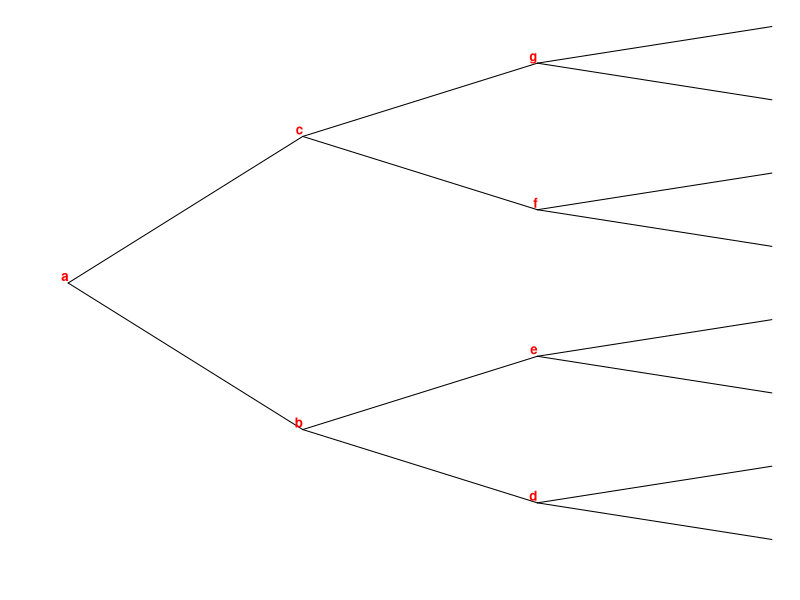
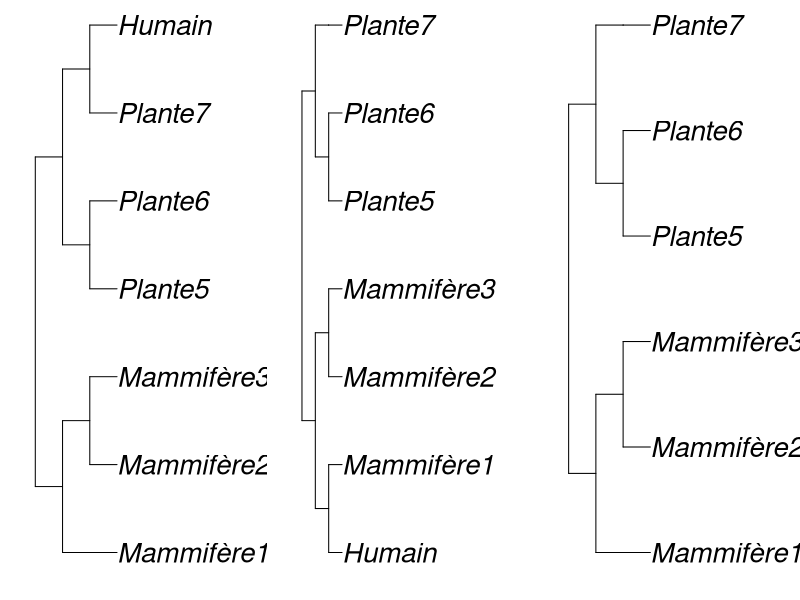
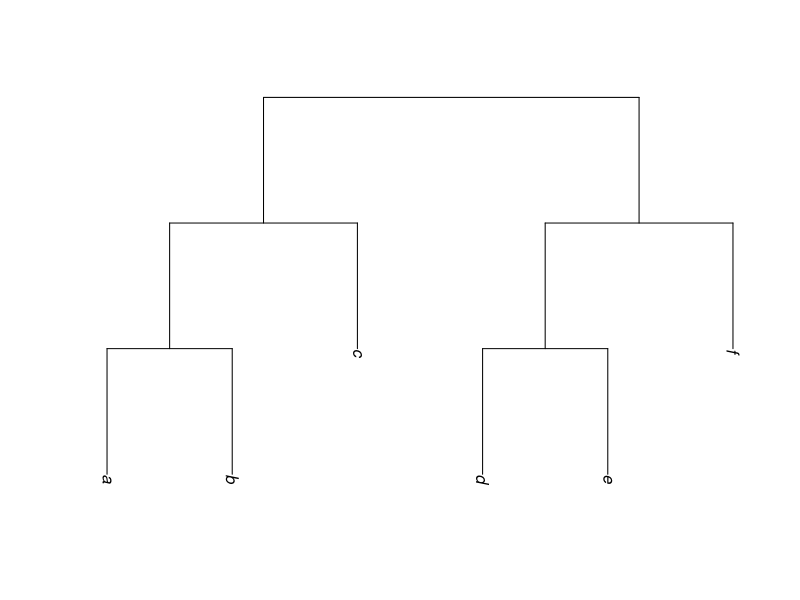

The R script that drew these images, in order: (Note: this script raises an error after producing the figures.)
library(ape)
library(dplyr)
par(xpd = TRUE, mar = c(2, 2, 0.3, 0))

# Arbre équilibré ####
layout(matrix(c(1),1,1))
a = stree(8, "b")
a$edge.length = rep(1, length(a$tip.label)*2-2)
a$node.label = c("a","b","d","e","c","f","g")

plot.phylo(a, "c", show.node.label = F, show.tip.label = F)
nodelabels(a$node.label, adj = c(1,-0.2), frame = "n", cex = 0.8, font = 2, col="red")
ape::write.tree(a)

# Exemple humain:plante ####
layout(matrix(c(1,2,3),1,3))

a = read.tree(text = "(((Mammifère1:1.0):1.0,(Mammifère2:1.0,Mammifère3:1.0):1.0):1.0,((Plante5:1.0,Plante6:1.0):1.0,(Plante7:1.0,Humain: 1.0):1.0):1.0);")
b = read.tree(text = "(((Humain: 1.0,Mammifère1:1.0):1.0,(Mammifère2:1.0,Mammifère3:1.0):1.0):1.0,((Plante5:1.0,Plante6:1.0):1.0,(Plante7:1.0):1.0):1.0);")
c = read.tree(text = "(((Mammifère1:1.0):1.0,(Mammifère2:1.0,Mammifère3:1.0):1.0):1.0,((Plante5:1.0,Plante6:1.0):1.0,(Plante7:1.0):1.0):1.0);")

plot.phylo(a, show.node.label = F, cex = 2.5)
plot(b, cex = 2.5)
plot(c, cex = 2.5)

# Exemple MAST KAST ####
# Arbres de départ

layout(matrix(c(1),1,1))
a = read.tree(text = "(((a:1,b:1):1,c:1):1,((d:1,e:1):1,f:1):1);")
b = read.tree(text = "(((a:1,c:1):1,b:1):1,((d:1,e:1):1,f:1):1);")

png("./graphes/kast_a1.png", width = 350, height = 550)
plot(a, direction = "downwards")
makeNodeLabel(phy = a, method = c("1","2","3","4","5"))
tiplabels(a$tip.label, cex = 2.2, frame = "c", col = c("black"), 
          bg = c("cyan2","lemonchiffon","mediumpurple",rep("coral1",3)))
nodelabels(a$node)
dev.off()

png("./graphes/kast_b1.png", width = 350, height = 550)
plot(b)
tiplabels(b$tip.label, cex = 2.2, frame = "c", col = c("black"), 
          bg = c("cyan2","mediumpurple","lemonchiffon",rep("coral1",3)) , srt=90)
dev.off()

# MASTS
#layout(matrix(c(1,2,3),1,3))
m1 = read.tree(text = "((a:1,b:1):1,((d:1,e:1):1,f:1):1);")
m2 = read.tree(text = "((a:1,c:1):1,((d:1,e:1):1,f:1):1);")
m3 = read.tree(text = "((b:1,c:1):1,((d:1,e:1):1,f:1):1);")

png("./graphes/kast_m1.png", width = 350, height = 550)
plot(m1)
tiplabels(m1$tip.label, cex = 2.2, frame = "c", col = "black", 
          bg = c("cyan2","lemonchiffon",rep("coral1",3)) , srt=90)
dev.off()

png("./graphes/kast_m2.png", width = 350, height = 550)
plot(m2)
tiplabels(m2$tip.label, cex = 2.2, frame = "c", col = "black", 
          bg = c("cyan2","mediumpurple",rep("coral1",3)) , srt=90)
dev.off()

png("./graphes/kast_m3.png", width = 350, height = 550)
plot(m3)
tiplabels(m3$tip.label, cex = 2.2, frame = "c", col = "black", 
          bg = c("lemonchiffon","mediumpurple",rep("coral1",3)) , srt=90)
dev.off()

# KAST
layout(matrix(c(1),1,1))
k1 = read.tree(text = "((d:1,e:1):1,f:1):1;")

png("./graphes/kast_k1.png", width = 350, height = 550)
plot(k1)
tiplabels(k1$tip.label, cex = 2.2, frame = "c", col = c("black"), 
          bg = c("coral1") , srt=90)
dev.off()

# Exemple MAST DIAG et MAST matching ####
layout(matrix(c(1,2),1,2))
a = read.tree(text = "(((t3:0.5,t4:0.5)a1:0.5,(t1:0.5,t6:0.5)b1:0.5)d1:0.5,((t5:0.5,t2:0.5)c1:0.5)f0:0.5)top;")
plot.phylo(a, show.node.label = F, show.tip.label = F)
# Plots high nodes in circles
nodelabels(a$node.label[2], node = 2+6, col="black", 
           adj = c(0.5,0.5), frame = "c", cex = 1.6, font = 2, 
           bg=c("coral1"),srt = 90)
# Plot low nodes
nodelabels(a$node.label[c(3,4)], node = c(3,4)+6, col="black",
           adj = c(0.5,0.5), frame = "c", cex = 1.4, font = 2, 
           bg=c(rep("coral1",2)),srt = 90)
# Plpot leaves
tiplabels(a$tip.label, frame = "c", cex = 1.2, font = 2, srt = 90, bg = "white")
tiplabels(a$tip.label[c(3,5)], tip = c(3,5), frame = "c", cex = 1.2, font = 2, 
          srt = 90, bg = c("springgreen4","olivedrab3"), col = c("grey90","black"))


b = read.tree(text = "(((t1:0.5,t2:0.5)c1:1,((t3:0.5,t4:0.5)a0:0.5,(t5:0.5,t6:0.5)b0:0.5)d0:0.5)f1:0)top;")
plot.phylo(b, show.node.label = F, show.tip.label = F)
# Plots high nodes in circles
nodelabels(b$node.label[4], node = 4+6, col="black", 
           adj = c(0.5,0.5), frame = "c", cex = 1.6, font = 2, 
           bg=c("aquamarine"),srt = 90)
# Plot low nodes
nodelabels(b$node.label[c(5,6)], node = c(5,6)+6, col="black",
           adj = c(0.5,0.5), frame = "c", cex = 1.4, font = 2, 
           bg=c(rep("aquamarine",2)),srt = 90)
# Plot leaves
tiplabels(b$tip.label, frame = "c", cex = 1.2, font = 2, srt = 90,  bg = "white")
tiplabels(b$tip.label[c(5,1)], tip = c(5,1), frame = "c", cex = 1.2, font = 2, 
          srt = 90, bg = c("olivedrab3","springgreen4"), col = c("black","grey90"))

# Exemple arbre et tableau ####
layout(matrix(c(1,2),1,2))
a = stree(4, "b", tip.label = c(1,2,3,4))
a$edge.length = rep(1, length(a$tip.label)*2-2)
a$node.label = c(5,6,7)

plot.phylo(a, "c", show.node.label = F, show.tip.label = F, direction = "downwards")
tiplabels(a$tip.label, cex = 1.5, frame = "c", col = "black", bg = "coral1" )
nodelabels(a$node.label, frame = "c", cex = 1.5, font = 2, col="black", bg = "aquamarine")
